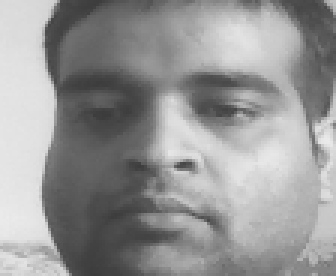
#> input picture att_faces/test/1.png, 112 x 92 px, given in place of the camera (shown 3 times larger)
$ python train.py att_faces/test/1.png
#> lines starting #> are read from the running program, lines starting #| are printed output that depends on the picture
#train.py
import cv2, sys, numpy, os
size = 4
fn_haar = './haarcascade_frontalface_alt.xml'
fn_dir = './att_faces'
fn_name = sys.argv[1]
path = os.path.join(fn_dir, fn_name)
if not os.path.isdir(path):
    os.mkdir(path)
(im_width, im_height) = (112, 92)
haar_cascade = cv2.CascadeClassifier(fn_haar)
webcam = cv2.VideoCapture(0)
count = 0
while count < 60:
    (rval, im) = webcam.read()
#> im is the input picture: shape (92, 112, 3); min 60, max 235, mean 149.8
    im = cv2.flip(im, 1, 0)
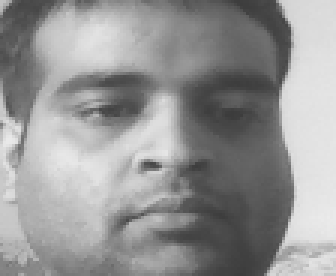
#> im: shape (92, 112, 3) (shown 3 times larger); min 60, max 235, mean 149.8
    gray = cv2.cvtColor(im, cv2.COLOR_BGR2GRAY)
    mini = cv2.resize(gray, (gray.shape[1] / size, gray.shape[0] / size))
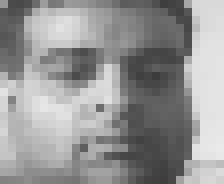
#> mini: shape (23, 28) (shown 8 times larger); min 61, max 234, mean 150
    faces = haar_cascade.detectMultiScale(mini)
#> faces = ()
    faces = sorted(faces, key=lambda x: x[3])
#> faces = []
    if faces:
        face_i = faces[0]
        (x, y, w, h) = [v * size for v in face_i]
        face = gray[y:y + h, x:x + w]
        face_resize = cv2.resize(face, (im_width, im_height))
        pin=sorted([int(n[:n.find('.')]) for n in os.listdir(path)
               if n[0]!='.' ]+[0])[-1] + 1
        cv2.imwrite('%s/%s.png' % (path, pin), face_resize)
        cv2.rectangle(im, (x, y), (x + w, y + h), (0, 255, 0), 3)
        cv2.putText(im, fn_name, (x - 10, y - 10), cv2.FONT_HERSHEY_PLAIN,
            1,(0, 255, 0))
        count += 1
    cv2.imshow('OpenCV', im)
    key = cv2.waitKey(10)
#> (key Esc is pressed here)
    if key == 27:
        break
